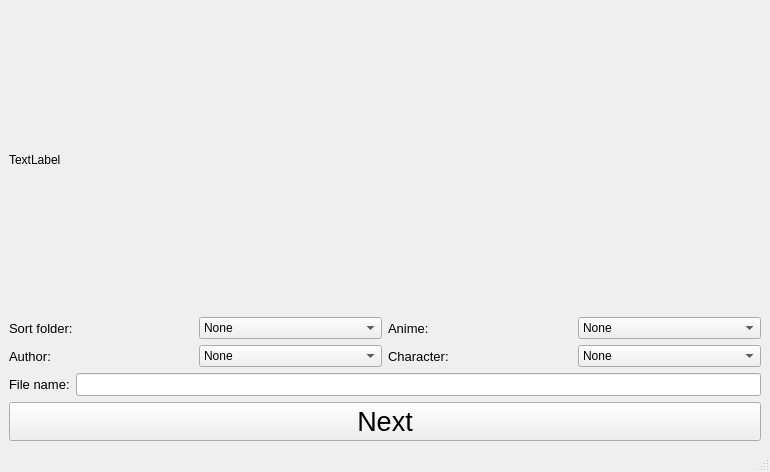
<?xml version="1.0" encoding="UTF-8"?>
<ui version="4.0">
 <class>MainWindow</class>
 <widget class="QMainWindow" name="MainWindow">
  <property name="geometry">
   <rect>
    <x>0</x>
    <y>0</y>
    <width>770</width>
    <height>472</height>
   </rect>
  </property>
  <property name="minimumSize">
   <size>
    <width>0</width>
    <height>0</height>
   </size>
  </property>
  <property name="maximumSize">
   <size>
    <width>16777215</width>
    <height>16777215</height>
   </size>
  </property>
  <property name="windowTitle">
   <string>Sort Arts</string>
  </property>
  <widget class="QWidget" name="centralwidget">
   <layout class="QVBoxLayout" name="verticalLayout_3">
    <item>
     <layout class="QHBoxLayout" name="horizontalLayout_3">
      <item>
       <widget class="QLabel" name="picture">
        <property name="text">
         <string>TextLabel</string>
        </property>
       </widget>
      </item>
      <item>
       <spacer name="verticalSpacer">
        <property name="orientation">
         <enum>Qt::Vertical</enum>
        </property>
        <property name="sizeType">
         <enum>QSizePolicy::MinimumExpanding</enum>
        </property>
        <property name="sizeHint" stdset="0">
         <size>
          <width>20</width>
          <height>40</height>
         </size>
        </property>
       </spacer>
      </item>
     </layout>
    </item>
    <item>
     <layout class="QGridLayout" name="gridLayout">
      <item row="0" column="1">
       <widget class="QComboBox" name="sortBox">
        <item>
         <property name="text">
          <string>None</string>
         </property>
        </item>
        <item>
         <property name="text">
          <string>sorted</string>
         </property>
        </item>
        <item>
         <property name="text">
          <string>authors</string>
         </property>
        </item>
       </widget>
      </item>
      <item row="0" column="0">
       <widget class="QLabel" name="label">
        <property name="font">
         <font>
          <pointsize>10</pointsize>
         </font>
        </property>
        <property name="text">
         <string>Sort folder:</string>
        </property>
       </widget>
      </item>
      <item row="1" column="1">
       <widget class="QComboBox" name="authorBox">
        <item>
         <property name="text">
          <string>None</string>
         </property>
        </item>
       </widget>
      </item>
      <item row="0" column="3">
       <widget class="QComboBox" name="animeBox">
        <item>
         <property name="text">
          <string>None</string>
         </property>
        </item>
       </widget>
      </item>
      <item row="1" column="3">
       <widget class="QComboBox" name="characterBox">
        <item>
         <property name="text">
          <string>None</string>
         </property>
        </item>
       </widget>
      </item>
      <item row="1" column="2">
       <widget class="QLabel" name="label_4">
        <property name="font">
         <font>
          <pointsize>10</pointsize>
         </font>
        </property>
        <property name="text">
         <string>Character:</string>
        </property>
       </widget>
      </item>
      <item row="1" column="0">
       <widget class="QLabel" name="label_2">
        <property name="font">
         <font>
          <pointsize>10</pointsize>
         </font>
        </property>
        <property name="text">
         <string>Author:</string>
        </property>
       </widget>
      </item>
      <item row="0" column="2">
       <widget class="QLabel" name="label_3">
        <property name="font">
         <font>
          <pointsize>10</pointsize>
         </font>
        </property>
        <property name="text">
         <string>Anime:</string>
        </property>
       </widget>
      </item>
     </layout>
    </item>
    <item>
     <layout class="QHBoxLayout" name="horizontalLayout">
      <item>
       <widget class="QLabel" name="label_5">
        <property name="font">
         <font>
          <pointsize>10</pointsize>
         </font>
        </property>
        <property name="text">
         <string>File name:</string>
        </property>
       </widget>
      </item>
      <item>
       <widget class="QLineEdit" name="nameLabel">
        <property name="font">
         <font>
          <pointsize>10</pointsize>
         </font>
        </property>
       </widget>
      </item>
     </layout>
    </item>
    <item>
     <widget class="QPushButton" name="nextButton">
      <property name="font">
       <font>
        <family>MS Shell Dlg 2</family>
        <pointsize>20</pointsize>
       </font>
      </property>
      <property name="text">
       <string>Next</string>
      </property>
     </widget>
    </item>
   </layout>
  </widget>
  <widget class="QMenuBar" name="menubar">
   <property name="geometry">
    <rect>
     <x>0</x>
     <y>0</y>
     <width>770</width>
     <height>26</height>
    </rect>
   </property>
  </widget>
  <widget class="QStatusBar" name="statusbar"/>
 </widget>
 <resources/>
 <connections/>
</ui>
